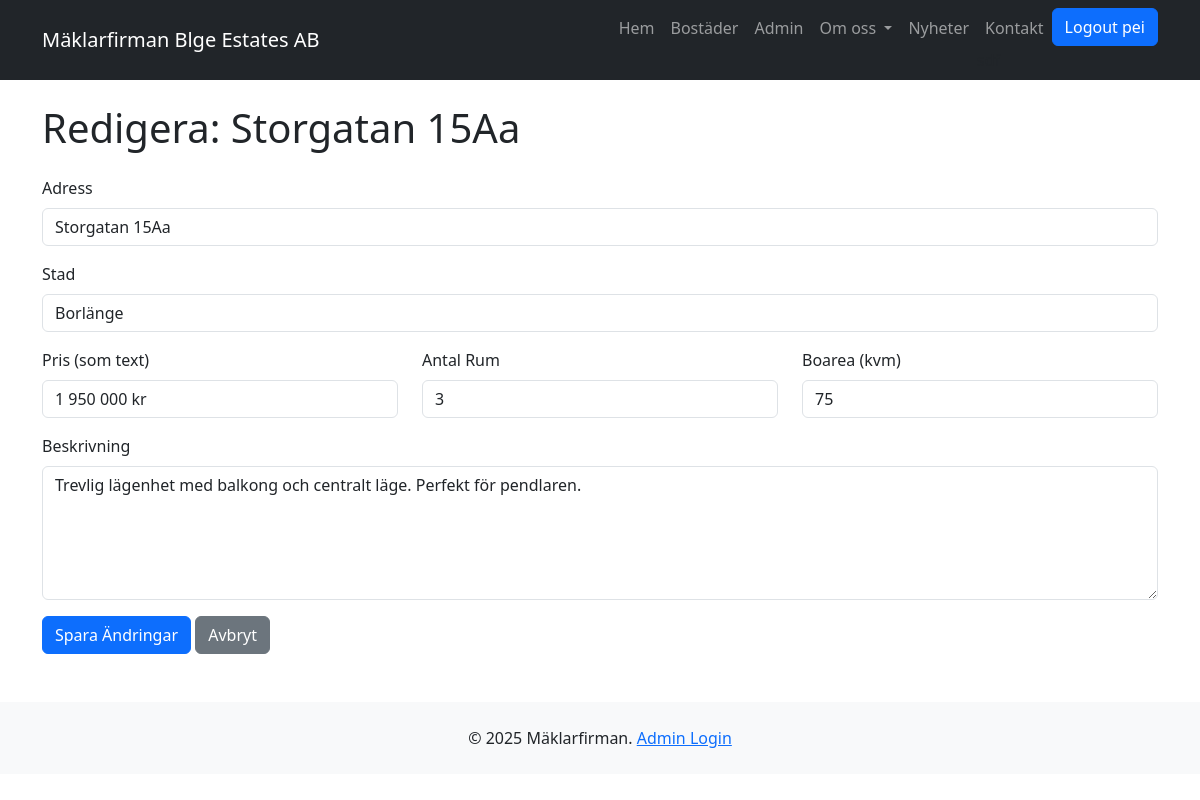
Screenshot of /admin/edit/1 (signed in) with the database file from the repository.
### models/user.py (models this page shows, shortened)
class User(db.Model, UserMixin):
    __tablename__ = 'users'
    id = db.Column(db.Integer, primary_key=True)
    username = db.Column(db.String(50), unique=True, nullable=False)
    password = db.Column(db.String(100), nullable=False)
    role = db.Column(db.String(20), nullable=False)

### models/bostad.py (models this page shows, shortened)
class Bostad(db.Model):
    __tablename__ = 'bostader'
    id = db.Column(db.Integer, primary_key=True)
    adress = db.Column(db.String(200), nullable=False)
    stad = db.Column(db.String(100), nullable=False)
    pris = db.Column(db.String(50), nullable=False)
    rum = db.Column(db.Integer, nullable=False)
    yta = db.Column(db.Integer, nullable=False)
    beskrivning = db.Column(db.Text)

### myblueprints/admin/admin_routes.py (the view, shortened to what this page needs)
@admin_bp.route('/add', methods=['GET', 'POST'])
@admin_bp.route('/edit/<int:bostad_id>', methods=['GET', 'POST'])
@login_required
def admin_form(bostad_id=None):
    if current_user.role != 'admin':
        flash('Du har inte behörighet att lägga till eller uppdatera bostäder.', 'warning')
        return redirect(url_for('auth_bp.login'))
    """
    Hantera logiken för att antingen visa formuläret (GET) eller spara data (POST).
    """
    bostad = None
    titel = "Lägg till ny bostad"
    if bostad_id:
        bostad = bostad_repo.hamta_en(bostad_id)
        if bostad is None:
            abort(404)
        titel = f"Redigera: {bostad.adress}"
    return render_template(
        'admin_bostader_form.html',
        bostad=bostad, # Skickar antingen det befintliga objektet eller None
        titel=titel
    )

### dbrepositories/bostad_repository.py (called while the page is built)
    def hamta_en(self, bostad_id):
        return Bostad.query.get(bostad_id)

### flask_app.py (called while the page is built)
def skapa_app():
    app = Flask(__name__)
    app.config['SECRET_KEY'] = 'din_superhemliga_nyckel'   # Behöv för att sessions/inloggning ska vara säkert
    app.config['SQLALCHEMY_DATABASE_URI'] = 'sqlite:///blgeestates.db'  # Pekar ut vilken databas som ska användas
    app.config['SQLALCHEMY_TRACK_MODIFICATIONS'] = False   # Spara minne och processorkraft
    init_db(app)
    registrera_blueprints(app)
    create_routes(app)
    login_manager = LoginManager()
    login_manager.init_app(app)                     # Koppla till appen
    login_manager.login_view = 'auth_bp.login'      # Var ska man hamna om man inte är inloggad?
    @login_manager.user_loader
    def load_user(user_id):
        return User.query.get(int(user_id))
    return app

### myblueprints/admin/templates/admin_bostader_form.html (shortened to what this page needs)
{% extends "base.html" %}
{% block content %}
    <h1 class="mb-4">{{ titel }}</h1>
    <form method="POST">
        <div class="mb-3">
            <label for="adress" class="form-label">Adress</label>
            <input type="text" class="form-control" id="adress" name="adress" value="{{ bostad.adress if bostad else '' }}" required>
        </div>
        <div class="mb-3">
            <label for="stad" class="form-label">Stad</label>
            <input type="text" class="form-control" id="stad" name="stad" value="{{ bostad.stad if bostad else '' }}" required>
        </div>
        <div class="row">
            <div class="col-md-4 mb-3">
                <label for="pris" class="form-label">Pris (som text)</label>
                <input type="text" class="form-control" id="pris" name="pris" value="{{ bostad.pris if bostad else '' }}" required>
            </div>
            <div class="col-md-4 mb-3">
                <label for="rum" class="form-label">Antal Rum</label>
                <input type="number" class="form-control" id="rum" name="rum" value="{{ bostad.rum if bostad else '' }}" required>
            </div>
            <div class="col-md-4 mb-3">
                <label for="yta" class="form-label">Boarea (kvm)</label>
                <input type="number" class="form-control" id="yta" name="yta" value="{{ bostad.yta if bostad else '' }}" required>
            </div>
        </div>
        <div class="mb-3">
            <label for="beskrivning" class="form-label">Beskrivning</label>
            <textarea class="form-control" id="beskrivning" name="beskrivning" rows="5" required>{{ bostad.beskrivning if bostad else '' }}</textarea>
        </div>
        <button type="submit" class="btn btn-primary">
            {{ 'Spara Ändringar' if bostad else 'Lägg till bostad' }}
        </button>
        <a href="{{ url_for('admin_bp.admin_lista_bostader') }}" class="btn btn-secondary">Avbryt</a>
    </form>
{% endblock %}

### templates/base.html (shortened to what this page needs)
<!DOCTYPE html>
<html lang="sv">
<head>
    <link href="https://cdn.jsdelivr.net/npm/bootstrap@5.3.8/dist/css/bootstrap.min.css" rel="stylesheet"
>
</head>
<body>
    <header>
        <nav class="navbar navbar-expand-lg navbar-dark bg-dark">
            <div class="container">
                <a class="navbar-brand" href="{{ url_for('index') }}">Mäklarfirman Blge Estates AB</a>
                <div class="collapse navbar-collapse" id="navbarNav">
                    <ul class="navbar-nav ms-auto">
                        <li class="nav-item">
                            <a class="nav-link" href="{{ url_for('index') }}">Hem</a>
                        </li>
                        <li class="nav-item">
                            <a class="nav-link" href="{{ url_for('bostader_bp.lista_bostader') }}">Bostäder</a>
                        </li>
                        <li class="nav-item">
                            <a class="nav-link" href="{{ url_for('admin_bp.admin_lista_bostader') }}">Admin</a>
                        </li>
                        <li class="nav-item dropdown">
                            <a class="nav-link dropdown-toggle" href="#" id="maklareDropdown" role="button"
                                data-bs-toggle="dropdown" aria-expanded="false">
                                Om oss
                            </a>
                        </li>
                        <li class="nav-item">
                            <a class="nav-link" href="{{ url_for('nyheter_bp.lista_nyheter') }}">Nyheter</a>
                        </li>
                        <li class="nav-item">
                            <a class="nav-link" href="#">Kontakt</a>sdf
                        </li>
                        <li class="nav-item text-muted">
                            {% if current_user.is_authenticated %}
                            <a href="{{ url_for('auth_bp.logout') }}" class="btn btn-primary">Logout {{
                                current_user.username }}</a>
                            {% else %}
                            <a href="{{ url_for('auth_bp.login') }}" class="btn btn-primary">Logga in</a>
                            {%endif%}
                        </li>
                    </ul>
                </div>
            </div>
        </nav>
    </header>
    <main class="container my-4">
        {% block content %}{% endblock %}
    </main>
    <footer class="bg-light text-center text-lg-start mt-5">
        <div class="container p-4">
            <p class="text-center mb-0">
                &copy;
                <script>document.write(new Date().getFullYear())</script> Mäklarfirman.
                <a href="#">Admin Login</a>
            </p>
        </div>
    </footer>
</body>
</html>

### rows the page displays
User: username "pei"
Bostad: adress "Storgatan 15Aa", stad "Borlänge", pris "1 950 000 kr", rum "3", yta "75", beskrivning "Trevlig lägenhet med balkong och centralt läge. Perfekt för pendlaren."

### other values shown
{{ titel }} "Redigera: Storgatan 15Aa"
{{ 'Spara Ändringar' if bostad else 'Lägg till bostad' }} "Spara Ändringar"
